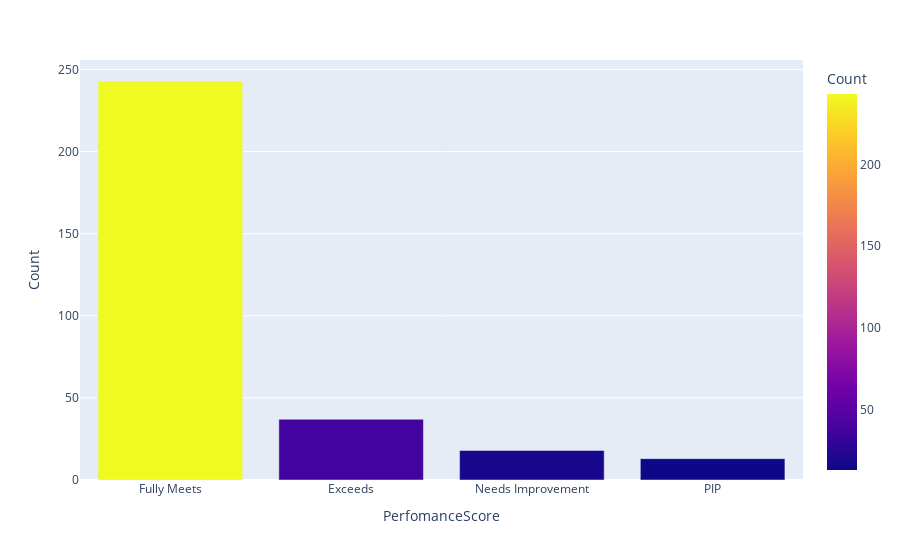

The cell this chart's notebook holds for it:
### Code cell
display(df.columns)
display(df['PerformanceScore'])
display(df['PerformanceScore'].unique())
# employee pip( Performance improvement plan )
ps=df['PerformanceScore'].value_counts()
pip_d=ps.reset_index()
pip_d.columns=['PerfomanceScore','Count']
display(pip_d)
fig=px.bar(pip_d,x='PerfomanceScore',y='Count',hover_name='PerfomanceScore',color='Count')
fig.show()

### Figure 1 — Plotly figure (JSON) as saved in the notebook; plotly's stock layout.template omitted (floating-point values rounded to 4 significant figures)
{"data": [{"hovertemplate": "<b>%{hovertext}</b><br><br>PerfomanceScore=%{x}<br>Count=%{marker.color}<extra></extra>", "hovertext": ["Fully Meets", "Exceeds", "Needs Improvement", "PIP"], "legendgroup": "", "marker": {"color": [243, 37, 18, 13], "coloraxis": "coloraxis", "pattern": {"shape": ""}}, "name": "", "orientation": "v", "showlegend": false, "textposition": "auto", "type": "bar", "x": ["Fully Meets", "Exceeds", "Needs Improvement", "PIP"], "xaxis": "x", "y": [243, 37, 18, 13], "yaxis": "y"}], "layout": {"barmode": "relative", "coloraxis": {"colorbar": {"title": {"text": "Count"}}, "colorscale": [[0, "#0d0887"], [0.1111, "#46039f"], [0.2222, "#7201a8"], [0.3333, "#9c179e"], [0.4444, "#bd3786"], [0.5556, "#d8576b"], [0.6667, "#ed7953"], [0.7778, "#fb9f3a"], [0.8889, "#fdca26"], [1, "#f0f921"]]}, "legend": {"tracegroupgap": 0}, "margin": {"t": 60}, "xaxis": {"anchor": "y", "domain": [0, 1], "title": {"text": "PerfomanceScore"}}, "yaxis": {"anchor": "x", "domain": [0, 1], "title": {"text": "Count"}}}}
